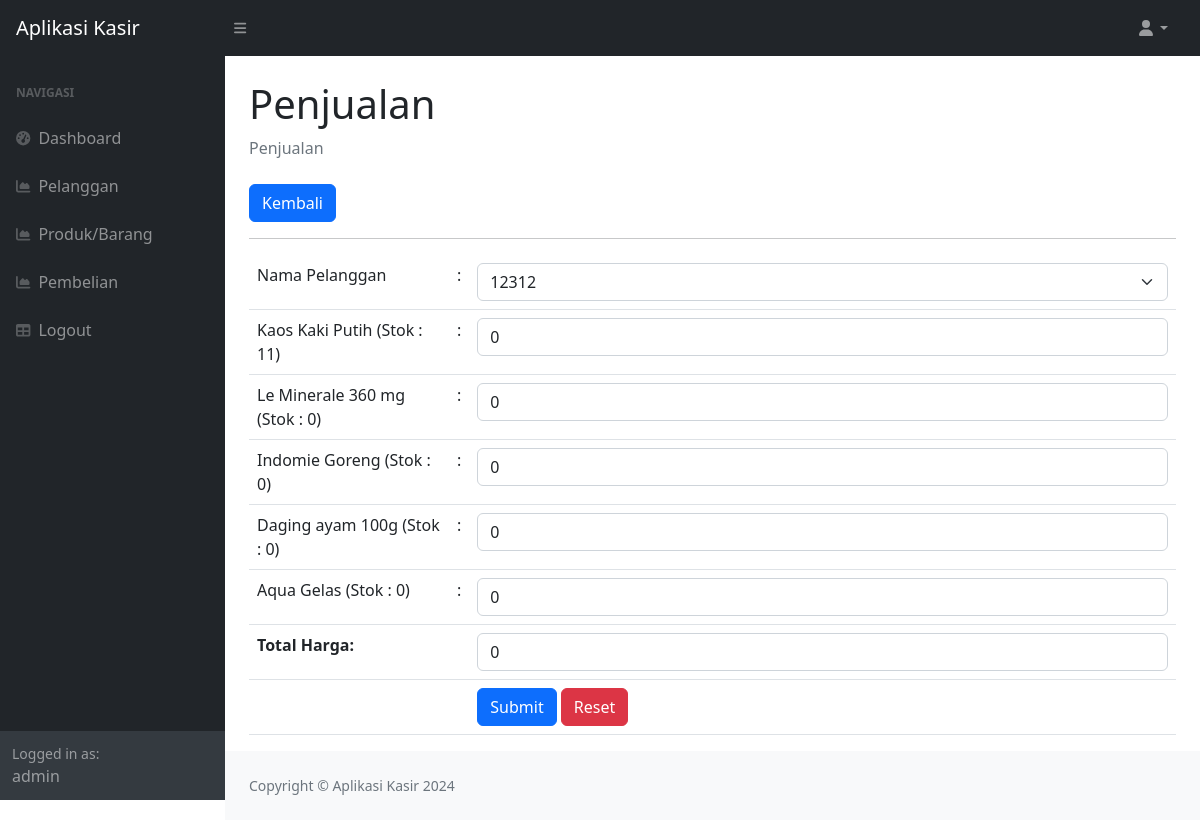
The app's page /home_petugas.php?page=pembelian_tambah (signed in) with its own data.
### tables this page shows
CREATE TABLE `produk` (
  `id_produk` int(11) NOT NULL,
  `nama_produk` varchar(255) DEFAULT NULL,
  `harga` int(10) DEFAULT NULL,
  `stok` int(11) DEFAULT NULL
);

### pembelian_tambah.php (the view, shortened to what this page needs)
<div class="container-fluid px-4">
    <h1 class="mt-4">Penjualan</h1>
    <ol class="breadcrumb mb-4">
        <li class="breadcrumb-item active">Penjualan</li>
    </ol>
    <a href="?page=pembelian" class="btn btn-primary">Kembali</a>
    <hr>
    <form method="post" id="form-penjualan">
    <table class="table table-border">
            <tr>
                <td width="200">Nama Pelanggan</td>
                <td width="1">:</td>
                <td>
                    <select class="form-control form-select" name="id_pelanggan">
                        <?php
                        $p = mysqli_query($koneksi, 'SELECT * FROM pelanggan ');
                        while ($pel = mysqli_fetch_array($p)) {
                            ?>
                            <option value="<?php echo $pel['id_pelanggan']; ?>"><?php echo $pel['nama_pelanggan']; ?>
                            </option>
                            <?php
                        }
                        ?>
                    </select>
                </td>
            </tr>
            <?php
            $pro = mysqli_query($koneksi, 'SELECT * FROM produk ');
            while ($produk = mysqli_fetch_array($pro)) {
                ?>
                <tr>
                    <td><?php echo $produk['nama_produk'] . ' (Stok : ' . $produk['stok'] . ')' ?></td>
                    <td>:</td>
                    <td>
                        <input class="form-control produk-input" type="number" step="0" min="0" value="0"
                            max="<?php echo $produk['stok']; ?>" name="produk[<?php echo $produk['id_produk']; ?>]"
                            data-harga="<?php echo $produk['harga']; ?>" onchange="hitungTotal()">
                    </td>
                </tr>
                <?php
            }
            ?>
            <tr>
                <td colspan="2"><strong>Total Harga:</strong></td>
                <td><input type="text" id="total-harga" class="form-control" value="0" readonly></td>
            </tr>
            <tr>
                <td></td>
                <td></td>
                <td>
                    <button type="submit" class="btn btn-primary">Submit</button>
                    <button type="reset" class="btn btn-danger">Reset</button>
                </td>
            </tr>
        </table>
    </form>
</div>

### records on screen
produk: nama_produk "Kaos Kaki Putih", stok "11"
produk: nama_produk "Le Minerale 360 mg", stok "0"
produk: nama_produk "Indomie Goreng", stok "0"
produk: nama_produk "Daging ayam 100g", stok "0"
produk: nama_produk "Aqua Gelas", stok "0"

### other values on screen
$_SESSION['user']['nama'] "admin"
form field id_pelanggan "12312"
